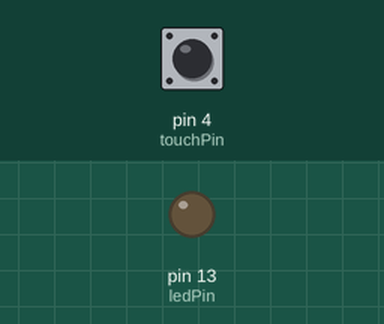
This sketch was run on a simulated Arduino Uno, built with avr-gcc and run on an emulated ATmega328P. Parts: output pins drawn as LEDs (lit = HIGH). The inputs (shaded band) are chosen by the test bench; at power-on: pin 4 (touchPin) LOW.

Above: at 1.2 s.
1.3 s: pin 4 (touchPin) pulled HIGH for 0.15 s
At 2.5 s:
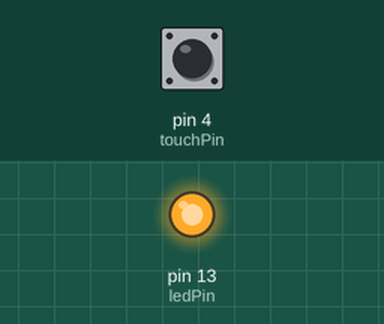
2.9 s: pin 4 (touchPin) pulled HIGH for 1 s
At 3.8 s:
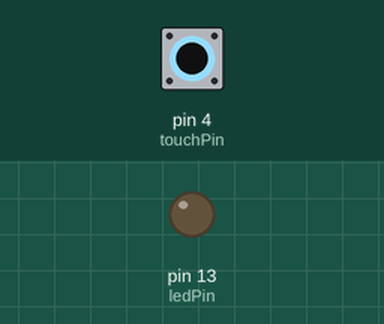
5.4 s: pin 4 (touchPin) pulled HIGH for 3.2 s
At 5.7 s:
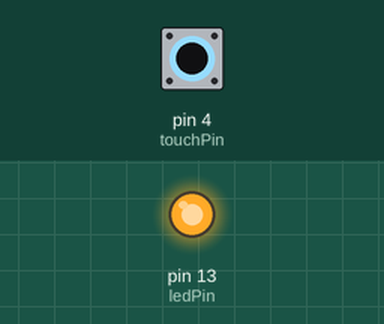
Timing chart, 0 to 8.4 s (numbered marks = the images above; inputs shaded):
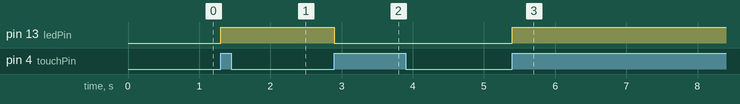

The sketch:

Touch.ino
```cpp
//pin del led en el 13
const int ledPin =  13;
//pin del sensor en el  4
const int touchPin = 4;

//se almacena el tiempo del utlimo evento
unsigned long lastEvent = 0;
//y el estado del led se almacena en falso
boolean ledOn = false;

//Se configuran los pines
void setup() {
  pinMode(ledPin, OUTPUT);
  pinMode(touchPin, INPUT);
}

void loop(){
  //se obtiene el valor del sensor
  int touchState = digitalRead(touchPin);

  //Solo interesa el estado encendido
  if (touchState == HIGH) {
    //si pasan 50 milisegundos despues de que su ultimo estado sea encendido
    //Significa que el sensor fue tocado, se solto y volvio a ser tocado
    if (millis() - lastEvent > 50) {
      //Se enciende el led con una sentecia de negacion al false inicial y se configura su salida
      ledOn = !ledOn;
      digitalWrite(ledPin, ledOn ? HIGH : LOW);
    }

    //Aqui se va almacenando el teimpo del ultimo evento para repetir
    lastEvent = millis();
  }
}
```

Measured:
- after the input at 1.3 s, pin 13 (ledPin): LOW → HIGH at once
- after the input at 2.9 s, pin 13 (ledPin): HIGH → LOW at once
- after the input at 5.4 s, pin 13 (ledPin): LOW → HIGH at once
